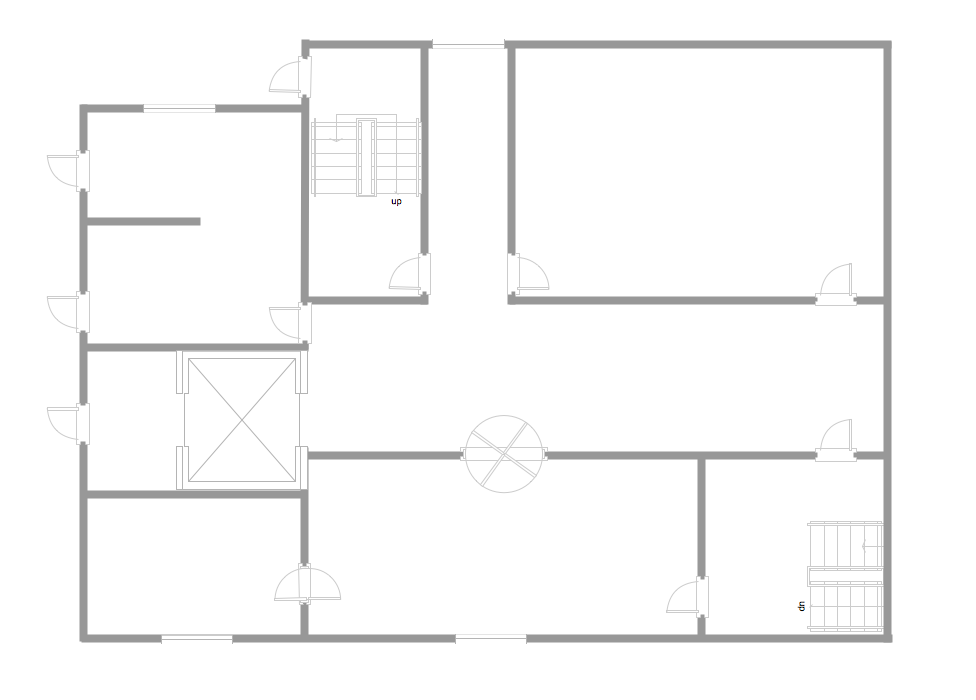
#> input picture Backend/map.png, 976 x 700 px
$ jupyter execute --allow-errors main.ipynb
#> lines starting #> are read from the running program, lines starting #| are printed output that depends on the picture; after the words box and inside, x2 and y2 are one past the last pixel; in counts of white or black regions, pixels touching at a corner belong together
[cell 1]
from skimage.io import imread,imshow
from skimage.color import rgb2gray,gray2rgb
from scipy import signal as sig
import numpy as np
import cv2

[cell 2]
img = imread('map.png',as_gray = False)
#> img is the input picture: shape (700, 976, 3); mean R, G, B 248.7, 248.7, 248.7
imshow(img)

[cell 3]
layer = img.copy()
coord = [
    (200,630),
    (300,580),
    (500,450),
    (700,590),
    (500,630),
    (835,450),
    (835,300),
    (650,200)
]
color = (255,0,0)
#> (the rest of this cell did not finish here and is left out)

[cell 4]
from collections import deque, namedtuple


# we'll use infinity as a default distance to nodes.
inf = float('inf')
Edge = namedtuple('Edge', 'start, end, cost')


def make_edge(start, end, cost=1):
  return Edge(start, end, cost)


class Graph:
    def __init__(self, edges):
        # let's check that the data is right
        wrong_edges = [i for i in edges if len(i) not in [2, 3]]
        if wrong_edges:
            raise ValueError('Wrong edges data: {}'.format(wrong_edges))

        self.edges = [make_edge(*edge) for edge in edges]

    @property
    def vertices(self):
        return set(
            sum(
                ([edge.start, edge.end] for edge in self.edges), []
            )
        )

    def get_node_pairs(self, n1, n2, both_ends=True):
        if both_ends:
            node_pairs = [[n1, n2], [n2, n1]]
        else:
            node_pairs = [[n1, n2]]
        return node_pairs

    def remove_edge(self, n1, n2, both_ends=True):
        node_pairs = self.get_node_pairs(n1, n2, both_ends)
        edges = self.edges[:]
        for edge in edges:
            if [edge.start, edge.end] in node_pairs:
                self.edges.remove(edge)

    def add_edge(self, n1, n2, cost=1, both_ends=True):
        node_pairs = self.get_node_pairs(n1, n2, both_ends)
        for edge in self.edges:
            if [edge.start, edge.end] in node_pairs:
                return ValueError('Edge {} {} already exists'.format(n1, n2))

        self.edges.append(Edge(start=n1, end=n2, cost=cost))
        if both_ends:
            self.edges.append(Edge(start=n2, end=n1, cost=cost))

    @property
    def neighbours(self):
        neighbours = {vertex: set() for vertex in self.vertices}
        for edge in self.edges:
            neighbours[edge.start].add((edge.end, edge.cost))

        return neighbours

    def dijkstra(self, source, dest):
#> called with source = (200, 630), dest = (500, 630)
        assert source in self.vertices, 'Such source node doesn\'t exist'
        distances = {vertex: inf for vertex in self.vertices}
        previous_vertices = {
            vertex: None for vertex in self.vertices
        }
        distances[source] = 0
        vertices = self.vertices.copy()

        while vertices:
            current_vertex = min(
                vertices, key=lambda vertex: distances[vertex])
            vertices.remove(current_vertex)
            if distances[current_vertex] == inf:
                break
            for neighbour, cost in self.neighbours[current_vertex]:
                alternative_route = distances[current_vertex] + cost
                if alternative_route < distances[neighbour]:
                    distances[neighbour] = alternative_route
                    previous_vertices[neighbour] = current_vertex

        path, current_vertex = deque(), dest
        while previous_vertices[current_vertex] is not None:
            path.appendleft(current_vertex)
            current_vertex = previous_vertices[current_vertex]
        if path:
            path.appendleft(current_vertex)
        return path

[cell 5]
graph = Graph([
    (coord[0], coord[1], 3),  (coord[1], coord[2], 4),
    (coord[2], coord[3], 1),(coord[3], coord[4], 6),
    (coord[4], coord[5], 7),(coord[5], coord[6], 3)])

out = graph.dijkstra(coord[0], coord[4])

[cell 6]
for i in range(0, len(out)-1):
#     print(out[i],out[i-1])
    cv2.line(layer, out[i], out[i-1], (0,255,0), thickness=5, lineType=8, shift=0)
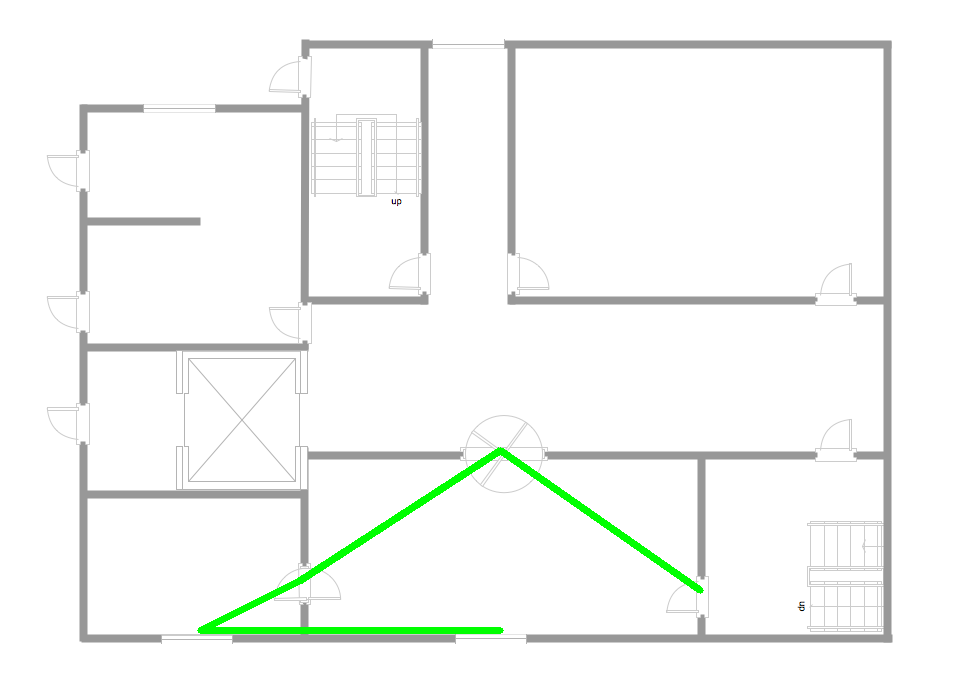
#> layer: shape (700, 976, 3); 0.93% of pixels changed, all inside (x1, y1, x2, y2) = (197, 447, 704, 634)
imshow(layer)
